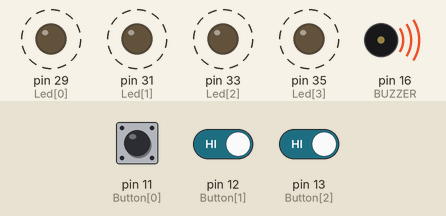
Simulated run of this program. Board: Raspberry Pi (header pin numbers). Shown: output pins drawn as LEDs (lit = HIGH), buzzer (waves = sounding). Dashed ring = blinking. The inputs (shaded band) are chosen by the test bench; at power-on: pin 12 (Button[1]) HIGH, pin 13 (Button[2]) HIGH, pin 11 (Button[0]) HIGH. Random numbers come from a fixed seed; the clock reads 2024-03-15 10:24:30 at power-on unless the program sets it.

Above: at 0.9 s.
1.3 s: pin 12 (Button[1]) driven LOW and pin 13 (Button[2]) driven LOW
At 1.9 s:
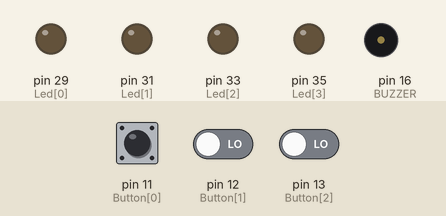
4.3 s: pin 11 (Button[0]) pulled LOW for 3.2 s
At 8.7 s:
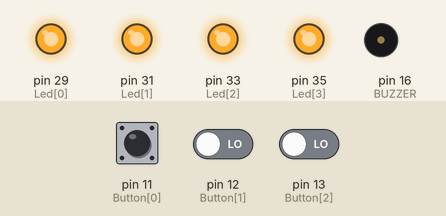
9.0 s: pin 11 (Button[0]) pulled LOW for 1 s
At 15.8 s:
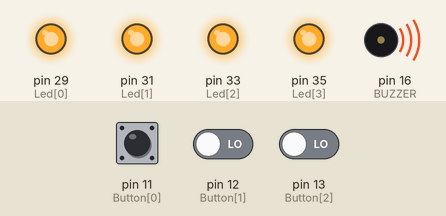
Timing chart, 0 to 22.0 s (numbered marks = the images above; inputs shaded):
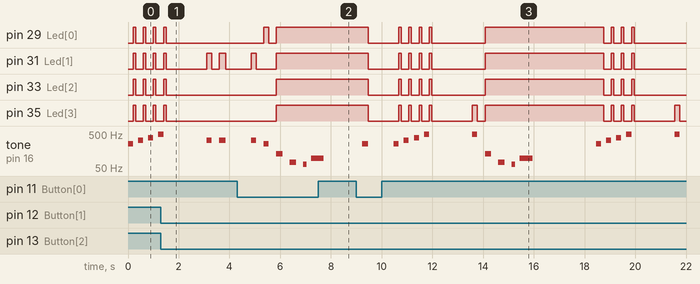

The program:

2C_Simon_says_game.py
```python
import time, random
import RPi.GPIO as GPIO

GPIO.setmode(GPIO.BOARD)

BUZZER = 16
Button = [11,12,13,15]
Led = [29,31,33,35]
tones = [262, 330, 392, 494]

global buttonSequence
buttonSequence = [3,3,3,3,3]
roundsToWin = 5
timeLimit = 2.0
global gameStarted
gameStarted = False
pressedButton = 4

GPIO.setup(Button, GPIO.IN, pull_up_down=GPIO.PUD_UP)
GPIO.setup(Led, GPIO.OUT, initial=GPIO.LOW)
GPIO.setup(BUZZER, GPIO.OUT)
BZZR = GPIO.PWM(BUZZER, 440)


def flashLED(ledNumber):
	GPIO.output(Led[ledNumber],GPIO.HIGH)
	BZZR.start(2)
	BZZR.ChangeFrequency(tones[ledNumber])

def allLEDoff():
	GPIO.output(Led,GPIO.LOW)
	BZZR.stop()

def buttonCheck():
	if GPIO.input(Button[0]) == False:
		return 0
	elif GPIO.input(Button[1]) == False:
		return 1
	elif GPIO.input(Button[2]) == False:
		return 2
	elif GPIO.input(Button[3]) == False:
		return 3
	else:
		return 4

def startSecuence(roundsToWin):
	global buttonSequence
	for i in range(0,roundsToWin):
		buttonSequence[i] = random.randint(0,3)

	for i in range(0,4):
		BZZR.start(2)
		BZZR.ChangeFrequency(tones[i])
		time.sleep (0.2)
		BZZR.stop()
		GPIO.output(Led,GPIO.HIGH)
		time.sleep(0.1)
		GPIO.output(Led,GPIO.LOW)
		time.sleep(0.1)
def winSequence():
	GPIO.output(Led,GPIO.HIGH)

	BZZR.start(2)
	BZZR.ChangeFrequency(1318)
	time.sleep(0.150)
	BZZR.stop()
	time.sleep(0.175)
	BZZR.start(2)
	BZZR.ChangeFrequency(1567)
	time.sleep(0.150)
	BZZR.stop()
	time.sleep(0.175)
	BZZR.start(2)
	BZZR.ChangeFrequency(2637)
	time.sleep(0.150)
	BZZR.stop()
	time.sleep(0.175)
	BZZR.start(2)
	BZZR.ChangeFrequency(2093)
	time.sleep(0.150)
	BZZR.stop()
	time.sleep(0.175)
	BZZR.start(2)
	BZZR.ChangeFrequency(2349)
	time.sleep(0.150)
	BZZR.stop()
	time.sleep(0.175)
	BZZR.start(2)
	BZZR.ChangeFrequency(3135)
	time.sleep(0.150)
	BZZR.stop()
	time.sleep(0.175)

	pressedButton = buttonCheck()
	while  pressedButton > 3:
		pressedButton = buttonCheck()
		time.sleep(0.1)
	time.sleep(1)
	global gameStarted
	gameStarted = False


def loseSequence():

	GPIO.output(Led,GPIO.HIGH)
	BZZR.start(2)
	BZZR.ChangeFrequency(130)
	time.sleep(0.25)
	BZZR.stop()
	time.sleep(0.275)
	BZZR.start(2)
	BZZR.ChangeFrequency(73)
	time.sleep(0.250)
	BZZR.stop()
	time.sleep(0.275)
	BZZR.start(2)
	BZZR.ChangeFrequency(65)
	time.sleep(0.150)
	BZZR.stop()
	time.sleep(0.175)
	BZZR.start(2)
	BZZR.ChangeFrequency(98)
	time.sleep(0.50)
	BZZR.stop()
	time.sleep(0.5)


	pressedButton = buttonCheck()
	while pressedButton > 3:
		pressedButton = buttonCheck()
		time.sleep(0.1)
	time.sleep(1)
	global gameStarted
	gameStarted = False

if __name__ == '__main__':
	try:
		while True:
			if gameStarted == False :
				startSecuence(roundsToWin)
				global roundCounter
				roundCounter = 1
				time.sleep(1.5)
				gameStarted = True

			for i in range(0,roundCounter): #F1

				flashLED(buttonSequence[i])
				time.sleep(0.2)
				allLEDoff()
				time.sleep(0.3)

			for i in range(0, roundCounter): #F2

				startTime = time.time()

				while True:

					pressedButton = buttonCheck()

					if pressedButton < 4:

						flashLED(pressedButton)

						if pressedButton == buttonSequence[i]:
							time.sleep(.250)
							allLEDoff()
							break
						else:
							loseSequence()
							break
					else:
						allLEDoff()
					if time.time() - startTime > timeLimit:
						loseSequence()
						break

					time.sleep(0.3)

			if roundCounter >= roundsToWin:
				winSequence()
			time.sleep(1)

			roundCounter = roundCounter + 1


	except KeyboardInterrupt:
		pass
	GPIO.cleanup()
	print("The End")
```

Measured:
- by itself, tone on pin 16 (BUZZER): plays 262 Hz for 0.25 s, 262 Hz for 0.20 s, 330 Hz for 0.20 s, 392 Hz for 0.20 s, 494 Hz for 0.20 s, 494 Hz for 0.20 s … (15 notes in this stretch)
